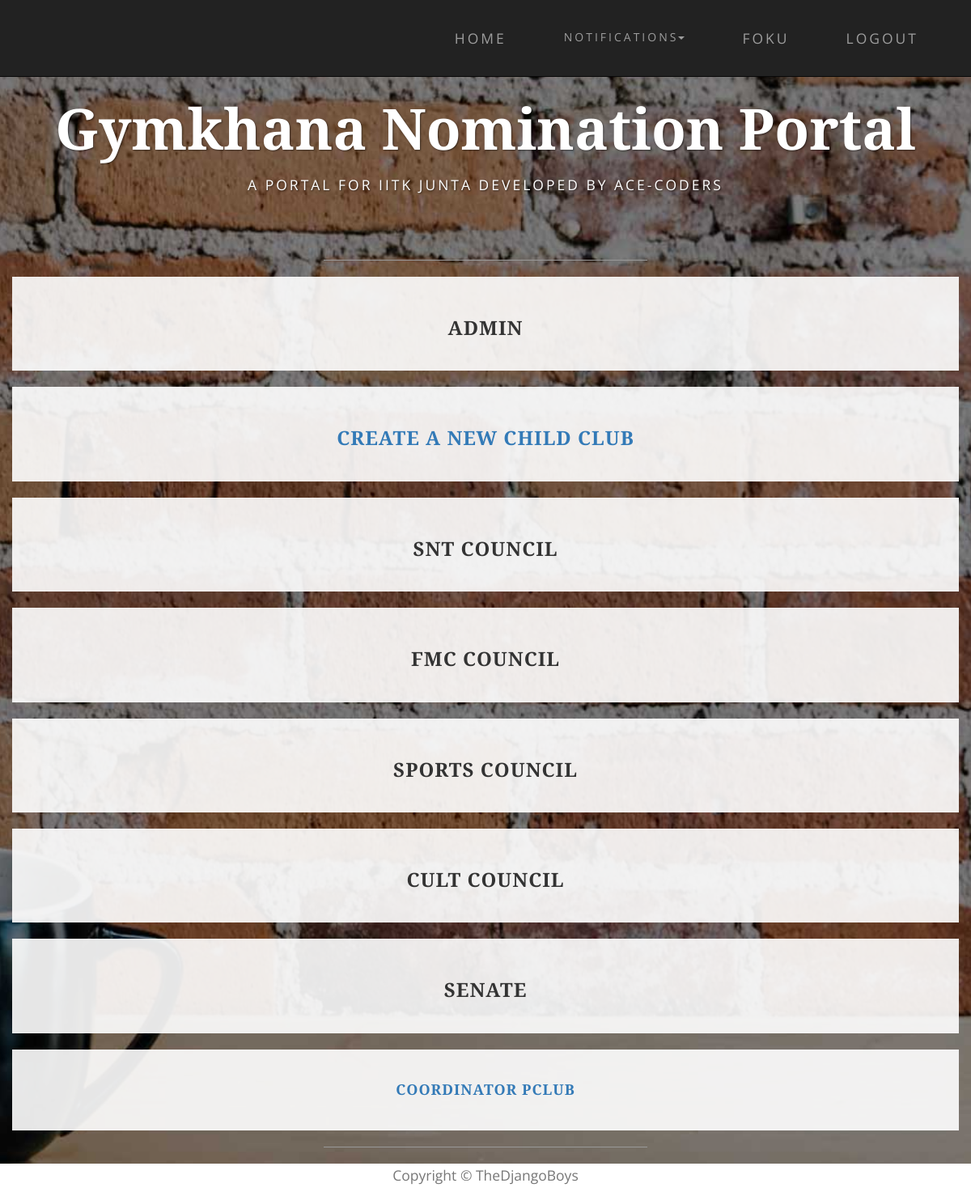
Page /nominations/club/2/ (signed in) on the committed database.
### nomi/models.py (models this page shows, shortened)
class Club(models.Model):
    club_name = models.CharField(max_length=100, null=True)
    club_parent = models.ForeignKey('self', null=True, blank=True)
    club_members = models.ManyToManyField(User, blank=True)

class Post(models.Model):
    STATUS = (
        ('Nomination created', 'Nomination created'),
        ('Nomination out', 'Nomination out'),
        ('Interview period', 'Interview period'),
        ('Assigned', 'Assigned'),
    )
    post_name = models.CharField(max_length=500, null=True)
    club = models.ForeignKey(Club, on_delete=models.CASCADE, null=True, blank=True)
    parent = models.ForeignKey('self', on_delete=models.CASCADE, null=True, blank=True)
    post_holders = models.ManyToManyField(User, blank=True)
    nomination = models.OneToOneField(Nomination, null=True, blank=True)
    approvals = models.ManyToManyField('self', blank=True)
    status = models.CharField(max_length=50, choices=STATUS, default='Nomination created')

### nomi/views.py (the view)
# urls.py: url(r'^club/(?P<pk>\d+)/$', views.club_view, name='club_view'),
@login_required
def club_view(request, pk):
    club = Club.objects.get(pk=pk)
    child_clubs = Club.objects.filter(club_parent=club)
    posts = Post.objects.filter(post_holders=request.user)
    return render(request, 'club.html', context={'club': club, 'child_clubs': child_clubs, 'posts': posts})

### nomi/templates/club.html (shortened to what this page needs)
{% extends 'base.html' %}
{% load staticfiles %}
{% block content %}
        <div class="container box "}
                 <div class="row box ">
                    <h3 class="text-center">{{club.club_name}}</h3>
                </div>
        <div class="container box"}
                <div class="row box">
                    <h3 class="text-center"><a href="#">Create a new child club</a></h3>
                </div>
    {% for club in child_clubs %}
        <div class="container box">
           <div class="row">
               <h3 class="text-center">{{ club.club_name }}</h3>
           </div>
       </div>
    {% endfor %}
    {% for post in posts %}
        <div class="container box">
            <div class="row">
                <h4 class="text-center"><a href="{% url 'post_view' post.pk %}">{{ post.post_name }}</a></h4>
            </div>
        </div>
    {% endfor %}
{% endblock %}

### nomi/templates/base.html (shortened to what this page needs)
<!DOCTYPE html>
<html lang="en">
{% load staticfiles %}
<head>
    <link href="{% static 'nomi/css/bootstrap.min.css' %}" rel="stylesheet">
    <link href="{% static 'nomi/css/business-casual.css' %}" rel="stylesheet">
</head>
<body>
 {% block navigation %}
    <nav id="mainNav" class="navbar navbar-inverse navbar-custom navbar-fixed-top">
        <div class="container">
            <div class="collapse navbar-collapse" id="bs-example-navbar-collapse-1">
                 <ul class="nav navbar-nav navbar-right">
                    <li><a href="{% url 'index' %}">Home</a></li>
                    {% if user.is_authenticated %}
                     <li class="dropdown">
                         <a class="btn btn-link dropdown-toggle" data-toggle="dropdown"type="button">Notifications<span class="caret"></span></a>
                     </li>
                     <li><a href="{% url 'profile' %}" >{{user.get_username}}</a></li>
                     <li><a href="{% url 'logout' %}?next={% url 'index' %}">Logout</a></li>
                    {% else %}
                        <li><a href="{% url 'login' %}?next={{request.path}}">Login</a></li>
                     {% endif %}
                 </ul>
            </div>
        </div>
    </nav>
 {% endblock %}
 {% block heading %}
    <div class="brand main">Gymkhana Nomination Portal</div>
    <div class="address-bar">A PORTAL FOR IITK JUNTA DEVELOPED BY ACE-CODERS</div>
    <br>
    <hr>
 {% endblock %}
    {% block content %}
    {% endblock %}
    <hr>
    <div class="col-lg-12 text-center " style="background:white;height:40px">
        <p class="text-muted">Copyright &copy; TheDjangoBoys</p>
    </div>
</body>

### nomi/static/nomi/css/business-casual.css (style rules this page uses)
body { font-family: "Open Sans","Helvetica Neue",Helvetica,Arial,sans-serif; background: url('../img/bg.jpg') no-repeat center center fixed; -webkit-background-size: cover; -moz-background-size: cover; background-size: cover; -o-background-size: cover; }
h1, h2, h3, h4, h5, h6 { text-transform: uppercase; font-family: "Josefin Slab","Helvetica Neue",Helvetica,Arial,sans-serif; font-weight: 700; letter-spacing: 1px; }
p { font-size: 1.25em; line-height: 1.6; color: #000; }
hr { max-width: 400px; border-color: #999999; }
.brand, .address-bar { display: none; }
.navbar-nav { text-transform: uppercase; font-weight: 400; letter-spacing: 3px; }
.box { margin-bottom: 20px; padding: 30px 15px; background: #fff; background: rgba(255,255,255,0.9); }
@media screen and (min-width:768px) { .brand { display: inherit; margin: 0; padding: 30px 0 10px; text-align: center; text-shadow: 1px 1px 2px rgba(0,0,0,0.5); font-family: "Josefin Slab","Helvetica Neue",Helvetica,Arial,sans-serif; font-size: 5em; font-weight: 700; line-height: normal; color: #fff; } }
@media screen and (min-width:768px) { .address-bar { display: inherit; margin: 0; padding: 0 0 40px; text-align: center; text-shadow: 1px 1px 2px rgba(0,0,0,0.5); text-transform: uppercase; font-size: 1.25em; font-weight: 400; letter-spacing: 3px; color: #fff; } }
@media screen and (min-width:768px) { .navbar { border-radius: 0; } }
@media screen and (min-width:768px) { .navbar { min-height: 0; } }
@media screen and (min-width:768px) { .nav>li>a { padding: 35px; } }
@media screen and (min-width:768px) { .navbar-nav>li>a { line-height: normal; } }
@media screen and (min-width:768px) { .navbar-nav { display: table; float: none; margin: 0 auto; table-layout: fixed; font-size: 1.25em; } }
@media screen and (min-width:1200px) { .box:after { content: ''; display: table; clear: both; } }

### rows in the picture
Club: club_name "ADMIN"
Club: club_name "SNT COUNCIL"
Club: club_name "FMC COUNCIL"
Club: club_name "SPORTS COUNCIL"
Club: club_name "CULT COUNCIL"
Club: club_name "SENATE"
Post: post_name "COORDINATOR PCLUB"

### other values in the picture
{{ user.get_username }} "FOKU"
